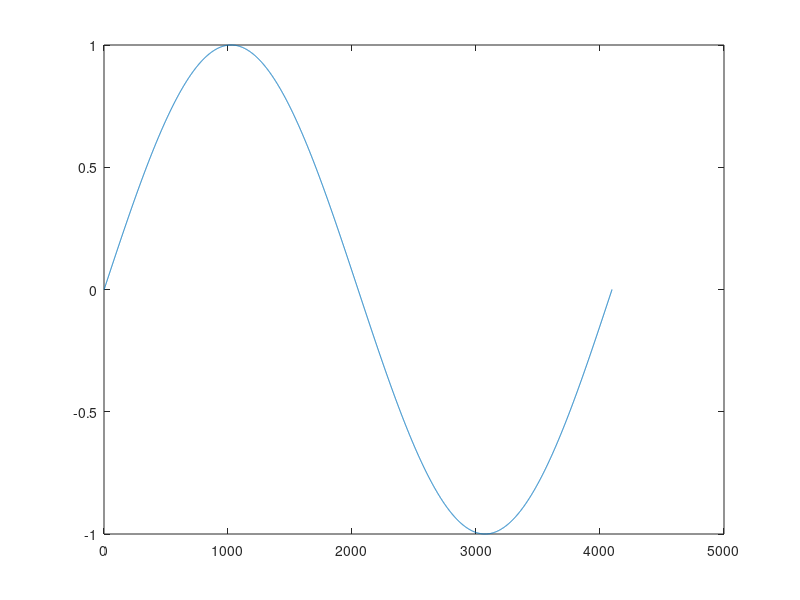

MATLAB code for this plot: (Note: this script raises an error after producing the figure.)
%%
m = 4097;
points = linspace(-1, 1, m);
U_initial = -sin(pi*points);
a = 0.01/pi;
plot(U_initial);
%%
G = U_initial;
G(1:end) = 0;

maxstep = 200000;
plotinterval = 1000;
to_plot = true;
wait = 0;

tmax = 1.6037 / pi;

time = 0.0;
U_new = U_initial;
for i = 1:maxstep
    if time == tmax
        break;
    end
    [U_new, k] = advection_solver2(U_new, G, m, a, time);
    time = time + k;

    if mod(i, plotinterval) == 0 && to_plot
        plotmain(U_new, U_initial, i, time, wait)
    end
end
%%
plotmain(points, U_new, U_initial, i, time, wait)
fig = gcf;
exportgraphics(fig, "ex4_2_example.pdf");

figure;
%U_x = diff(U_new)/(2/(m+1));
U_x = (- U_new(1:end-2) + U_new(3:end))/(4/(m+1));
wavebreak = min(U_x);
plot(points(2:end-1), U_x);
title(sprintf("$$\\partial_x U; \\quad \\partial_x U |_{x=0} = %f$$", wavebreak), "Interpreter", "latex");
ylabel(sprintf("$$\\partial_x U$$"), "Interpreter", "latex")
xlabel(sprintf("$$x$$"), "Interpreter", "latex")
fig = gcf;
exportgraphics(fig, "ex4_2_shockwave.pdf");
disp(wavebreak);

function plotmain(points, U_new, U_initial, i, time, wait)
        plot(points, U_new)
        hold on;
        plot(points, U_initial)
        legend(["estimate", "initial"]);
        title(sprintf("iter: %d, time: %f", i, time));
        xlabel("x");
        ylabel(sprintf("U(x,%f)", time));
        hold off;
        pause(wait);
end